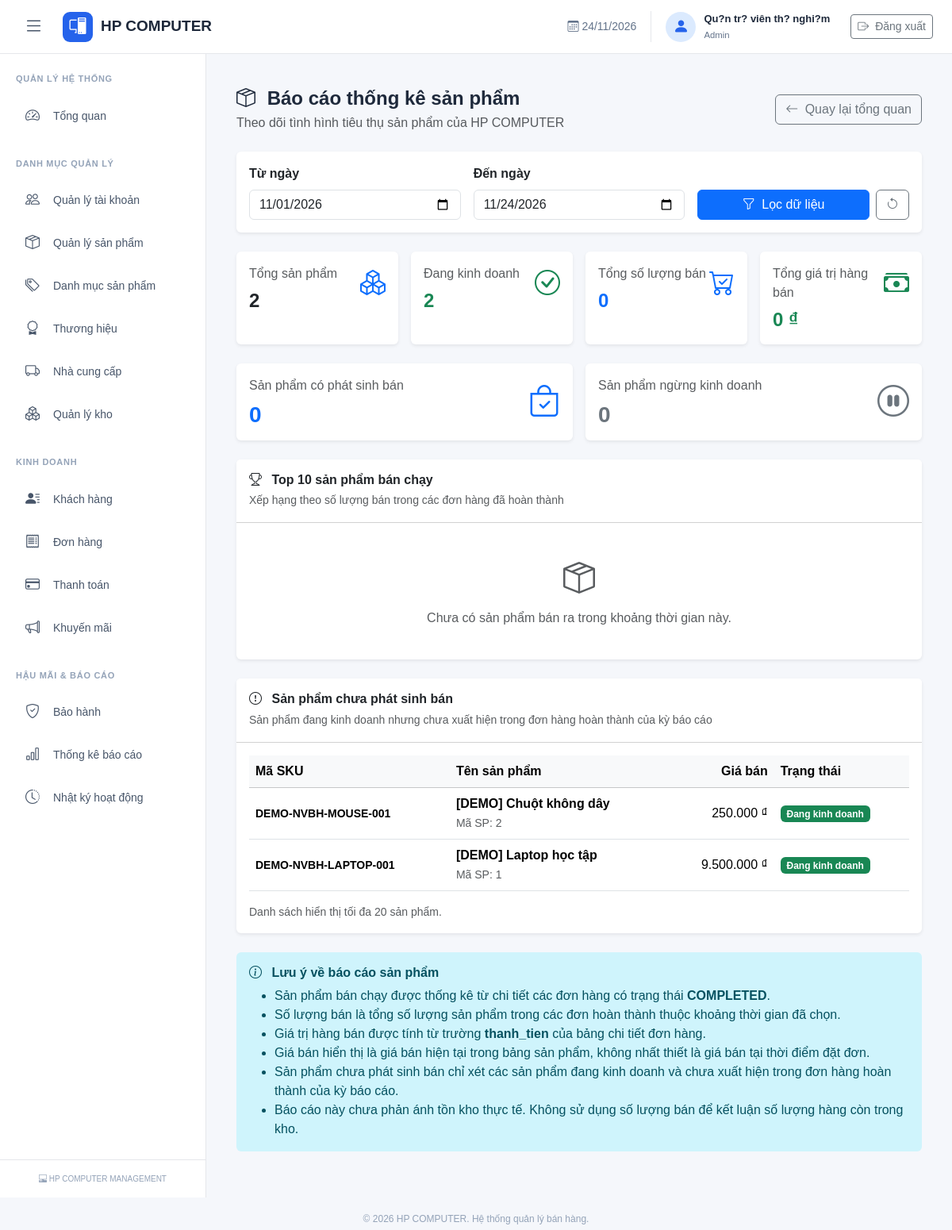
Screenshot of /products_report.php (signed in) with the database file from the repository.
### tables this page shows
CREATE TABLE `san_pham` (
  `ma_san_pham` int(11) NOT NULL,
  `ma_danh_muc` int(11) NOT NULL,
  `ma_thuong_hieu` int(11) DEFAULT NULL,
  `ma_sku` varchar(100) NOT NULL,
  `ten_san_pham` varchar(255) NOT NULL,
  `mo_ta` text DEFAULT NULL,
  `gia_ban` decimal(15,2) NOT NULL DEFAULT 0.00,
  `thoi_han_bao_hanh` int(11) NOT NULL DEFAULT 0,
  `trang_thai` enum('ACTIVE','INACTIVE') NOT NULL DEFAULT 'ACTIVE',
  `ngay_tao` datetime NOT NULL DEFAULT current_timestamp(),
  `ngay_cap_nhat` datetime NOT NULL DEFAULT current_timestamp() ON UPDATE current_timestamp()
);

### modules/reports/products.php (the view, shortened to what the rows shown need)
<?php
require_once __DIR__ . '/../../includes/permission_check.php';
$e = static function ($value) {
    return htmlspecialchars((string) $value, ENT_QUOTES, 'UTF-8');
};
$formatMoney = static function ($value) {
    return number_format((float) $value, 0, ',', '.') . ' ₫';
};
$today = date('Y-m-d');
$firstDayOfMonth = date('Y-m-01');
$tuNgay = $_GET['tu_ngay'] ?? $firstDayOfMonth;
$denNgay = $_GET['den_ngay'] ?? $today;
$tuNgaySQL = $tuNgay . ' 00:00:00';
$denNgaySQL = date(
    'Y-m-d',
    strtotime($denNgay . ' +1 day')
) . ' 00:00:00';
$sanPhamChuaBan = [];
$loiTruyVan = null;
try {
    $sqlSanPhamChuaBan = "
        SELECT
            sp.ma_san_pham,
            sp.ma_sku,
            sp.ten_san_pham,
            sp.gia_ban,
            sp.trang_thai
        FROM san_pham sp
        LEFT JOIN (
            SELECT DISTINCT
                ct.ma_san_pham
            FROM chi_tiet_don_hang ct
            INNER JOIN don_hang dh
                ON dh.ma_don_hang = ct.ma_don_hang
            WHERE dh.trang_thai_don_hang = 'COMPLETED'
              AND dh.ngay_dat >= :tu_ngay
              AND dh.ngay_dat < :den_ngay
        ) AS da_ban
            ON da_ban.ma_san_pham = sp.ma_san_pham
        WHERE sp.trang_thai = 'ACTIVE'
          AND da_ban.ma_san_pham IS NULL
        ORDER BY sp.ten_san_pham ASC
        LIMIT 20
    ";
    $stmt = $pdo->prepare($sqlSanPhamChuaBan);
    $stmt->execute([
        ':tu_ngay' => $tuNgaySQL,
        ':den_ngay' => $denNgaySQL
    ]);
    $sanPhamChuaBan = $stmt->fetchAll(PDO::FETCH_ASSOC);
} catch (PDOException $exception) {
    error_log(
        'HPComputer Product Reports Error: ' .
        $exception->getMessage()
    );
    $loiTruyVan = 'Không thể tải dữ liệu báo cáo sản phẩm. Vui lòng kiểm tra cơ sở dữ liệu.';
}
?>
<div class="container-fluid py-3">
    <?php if ($loiTruyVan !== null): ?>
        <div class="alert alert-danger">
            <i class="bi bi-exclamation-triangle me-2"></i>
            <?= $e($loiTruyVan) ?>
        </div>
    <?php else: ?>
    <div class="card border-0 shadow-sm mb-4">
        <div class="card-body">
            <?php if (empty($sanPhamChuaBan)): ?>
                <div class="text-center py-4">
                    <i class="bi bi-check-circle text-success fs-1"></i>
                    <p class="text-muted mt-2 mb-0">
                        Không có sản phẩm nào thuộc nhóm này.
                    </p>
                </div>
            <?php else: ?>
                <div class="table-responsive">
                    <table class="table table-hover align-middle mb-0">
                        <thead class="table-light">
                            <tr>
                                <th>Mã SKU</th>
                                <th>Tên sản phẩm</th>
                                <th class="text-end">Giá bán</th>
                                <th>Trạng thái</th>
                            </tr>
                        </thead>
                        <tbody>
                            <?php foreach ($sanPhamChuaBan as $sanPham): ?>
                                <tr>
                                    <td>
                                        <small class="fw-semibold">
                                            <?= $e($sanPham['ma_sku']) ?>
                                        </small>
                                    </td>
                                    <td>
                                        <div class="fw-semibold">
                                            <?= $e($sanPham['ten_san_pham']) ?>
                                        </div>
                                        <small class="text-muted">
                                            Mã SP: <?= $e($sanPham['ma_san_pham']) ?>
                                        </small>
                                    </td>
                                    <td class="text-end">
                                        <?= $e($formatMoney($sanPham['gia_ban'])) ?>
                                    </td>
                                    <td>
                                        <span class="badge bg-success">
                                            Đang kinh doanh
                                        </span>
                                    </td>
                                </tr>
                            <?php endforeach; ?>
                        </tbody>
                    </table>
                </div>
            <?php endif; ?>
        </div>
    </div>
    <?php endif; ?>
</div>

### rows the page displays
san_pham: ma_sku "DEMO-NVBH-MOUSE-001", ten_san_pham "[DEMO] Chuột không dây", ma_san_pham "2", gia_ban "250.000 ₫"
san_pham: ma_sku "DEMO-NVBH-LAPTOP-001", ten_san_pham "[DEMO] Laptop học tập", ma_san_pham "1", gia_ban "9.500.000 ₫"

### other values shown
$hoTen "Qu?n tr? viên th? nghi?m"
$tenVaiTro "Admin"
$e($formatNumber($thongKe['tong_san_pham'])) "2"
$e($formatNumber($thongKe['san_pham_dang_kinh_doanh'])) "2"
$e($formatNumber($thongKe['tong_so_luong_ban'])) "0"
$e($formatMoney($thongKe['tong_gia_tri_ban'])) "0 ₫"
$e($formatNumber($thongKe['san_pham_co_phat_sinh_ban'])) "0"
$e($formatNumber($thongKe['san_pham_ngung_kinh_doanh'])) "0"
